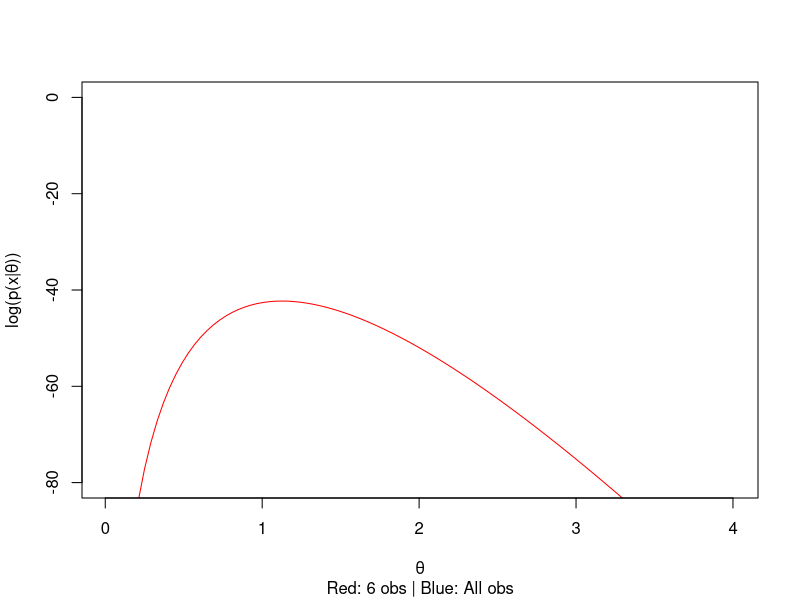
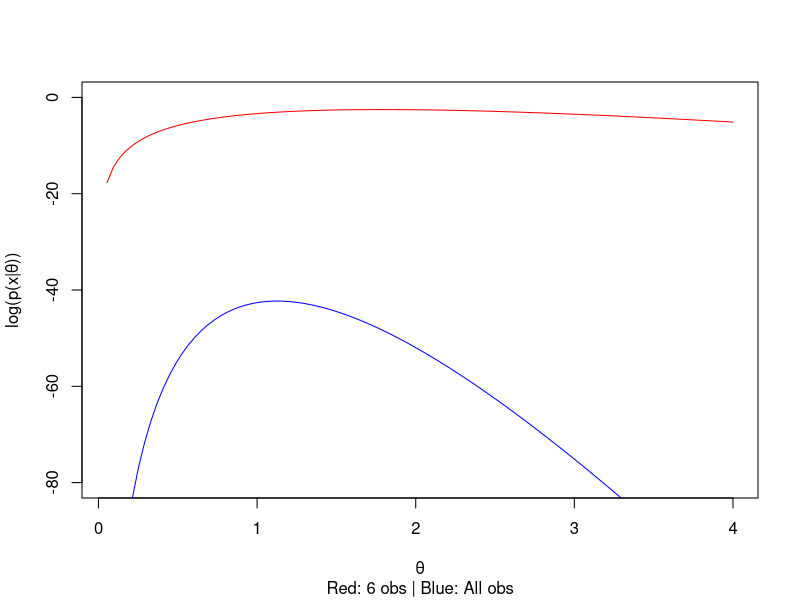
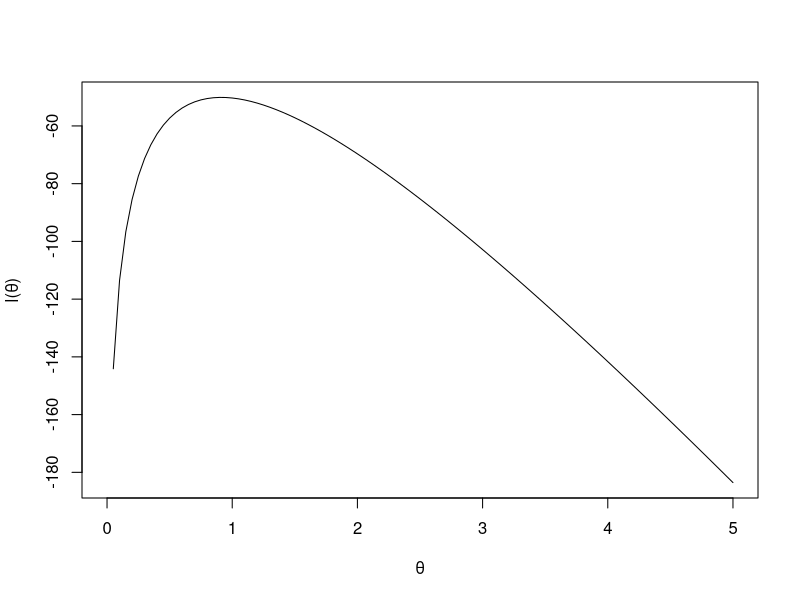
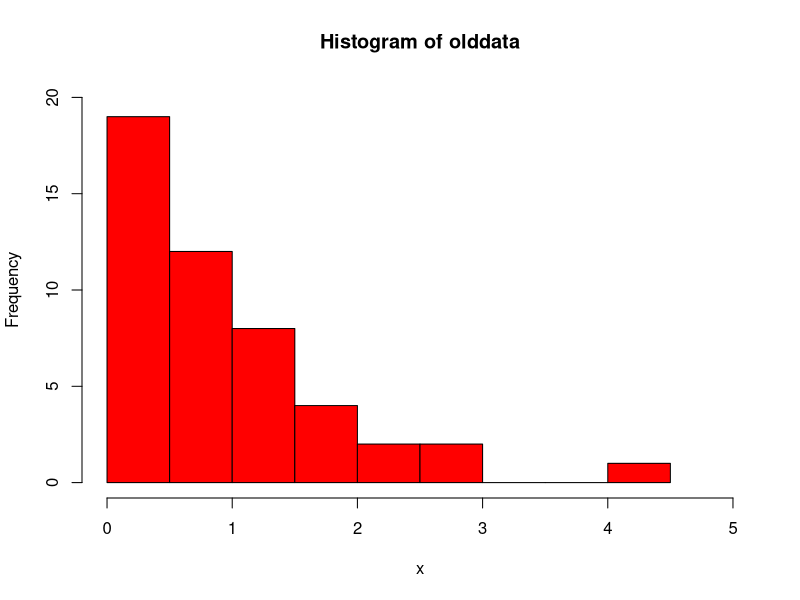
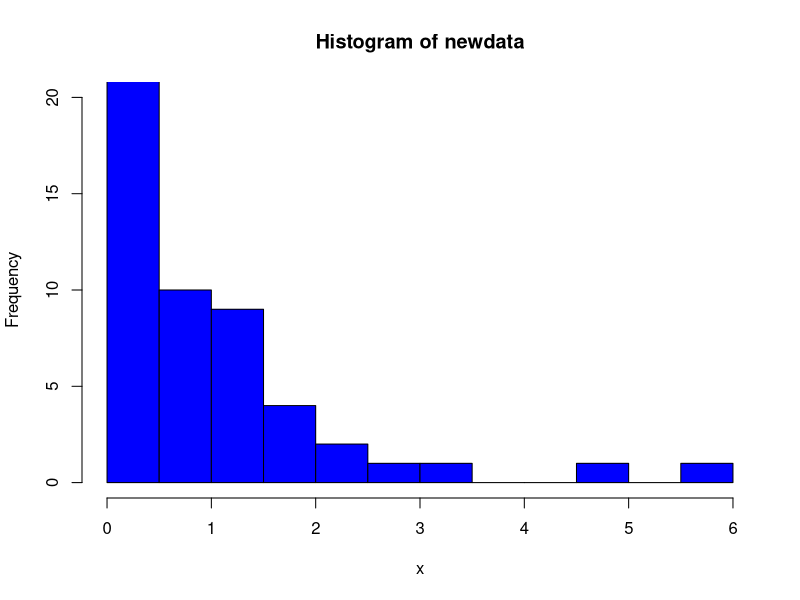

Generate these figures, in order, with R:
#################### Assignment 2 ####################
## The data file machines.xlsx contains information about the lifetime of certain machines, 
## and the company is interested to know more about the underlying process in order to 
## determine the warranty time.

library(ggplot2)
set.seed(12345)

# Task 1
## Import the data to R.
csvfile = read.csv("machines.csv", dec=",")

# Task 2
## Assume the probability model p(x|θ) = θ*exp(-θx) for x=Length in which observations are independent 
## and identically distributed. What is the distribution type of x? Write a function 
## that computes the log-likelihood log(p(x|θ)) for a given θ and a given data vector x.
## Plot the curve showing the dependence of log-likelihood on θ where the entire data is 
## used for fitting. What is the maximum likelihood value of θ according to the plot?

loglikelihood = function(θ, X){
  return(dim(X)[1]*log(θ)-θ*sum(X))
}

plotloglikelihood = function(X, col, ADD){
  curve(dim(X)[1]*log(x)-x*sum(X), from=min(X), ylim=c(-80,0), col=col,  to=4, ylab="log(p(x|θ))", sub="Red: 6 obs | Blue: All obs", xlab="θ", add=ADD)
}

# Graph shows approx θ* = 1,10
# Actual Maximum-likelihood θ* = 1,126217
maximumlikelihood = function(X){
  return(dim(X)[1]/sum(X))
}

sumX <- sum(csvfile)
n <- dim(csvfile)[1]

plotloglikelihood(csvfile, "red", FALSE)

print(maximumlikelihood(csvfile))

# Task 3
## Repeat step 2 but use only 6 first observations from the data, and put the two 
## log-likelihood curves (from step 2 and 3) in the same plot. What can you say 
## about reliability of the maximum likelihood solution in each case?

csvfile_6_obs <- matrix(csvfile[1:6,1], nrow=length(csvfile[1:6,1]), ncol=1)

plotloglikelihood(csvfile_6_obs, "red", FALSE)
plotloglikelihood(csvfile, "blue", TRUE)

# Task 4
## Assume now a Bayesian model with p(x|θ) = θ*exp(-θx) and a prior p(θ) = λ*exp(-λθ), λ = 10.
## Write a function computing l(θ) = log(p(x|θ)*p(θ)). What kind of measure is actually computed 
## by this function? Plot the curve showing the dependence of l(θ) on θ computed using the entire data, 
## find an optimal θ and compare your result with the previous findings.
bayesianModel = function(θ, x, λ) {
  n <- dim(x)[1]
  sumX <- sum(x)
  return(n*log(θ) - θ*sumX + log(λ)- λ*θ)
}

plotBayesianModel = function(X, λ) {
  n <- dim(X)[1]
  sumX <- sum(X)
  curve(n*log(x) - x*sumX + log(λ)- λ*x, xlab="θ", ylab="l(θ)", from=0, to=5)
}

optimalBayesianTheta = function(X, λ) {
  n <- dim(X)[1]
  sumX <- sum(X)
  return(n/(λ + sumX))
}

plotBayesianModel(csvfile, 10)

# Task 5
## Use θ value found in step 2 and generate 50 new observations from p(x|θ) = θ*exp(-θx)
## (use standard random number generators). Create the histograms of the original and the 
## new data and make conclusions.
set.seed(12345)
theta <- maximumlikelihood(csvfile)
newdata = rexp(50, rate=theta)
olddata <- csvfile$Length

hist(olddata, col="red", xlim=c(0,5), ylim=c(0,20), xlab="x")
hist(newdata, col="blue", xlim=c(0,6), ylim=c(0,20), breaks="FD", xlab="x")